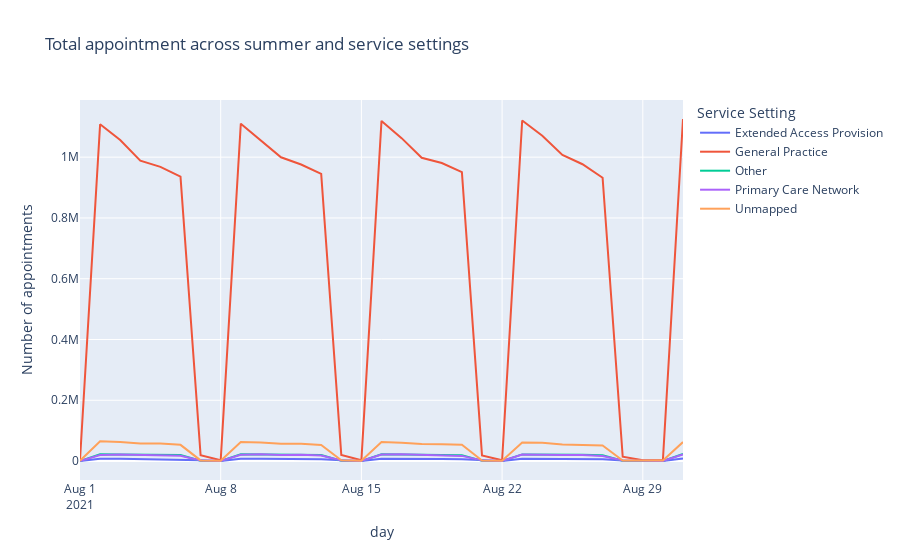

Notebook code cell kept with this figure:
### Code cell
# Look at August 2021 in more detail to allow a closer look.
# Create a lineplot.
fig = px.line(nc_ss_summer, x = 'appointment_date', y = 'count_of_appointments', color = 'service_setting',
                 title = 'Total appointment across summer and service settings', 
                 labels = {'appointment_date': 'day',
                           'count_of_appointments': 'Number of appointments',
                           'service_setting': 'Service Setting'})
fig.show()
